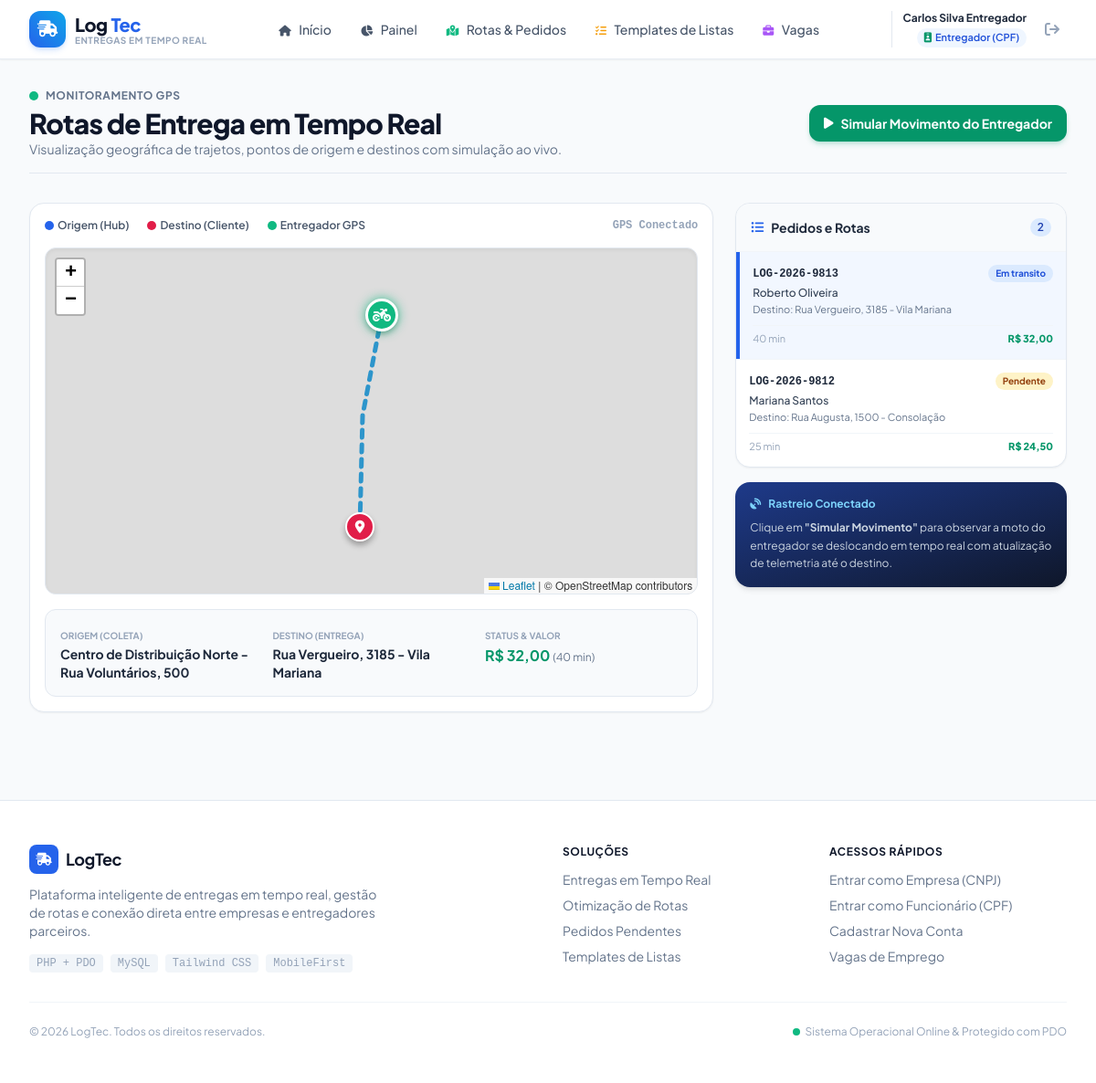
Screenshot of /rotas.php (signed in) with the database file from the repository.
### tables this page shows
CREATE TABLE IF NOT EXISTS `pedidos` (
    `id` INT AUTO_INCREMENT PRIMARY KEY,
    `empresa_id` INT NOT NULL,
    `usuario_id` INT DEFAULT NULL,
    `codigo_rastreio` VARCHAR(20) NOT NULL UNIQUE,
    `cliente_nome` VARCHAR(150) NOT NULL,
    `cliente_telefone` VARCHAR(20) NOT NULL,
    `origem_endereco` VARCHAR(255) NOT NULL,
    `origem_lat` DECIMAL(10, 8) DEFAULT -23.550520,
    `origem_lng` DECIMAL(11, 8) DEFAULT -46.633308,
    `destino_endereco` VARCHAR(255) NOT NULL,
    `destino_lat` DECIMAL(10, 8) DEFAULT -23.561414,
    `destino_lng` DECIMAL(11, 8) DEFAULT -46.655881,
    `descricao_itens` TEXT NOT NULL,
    `valor_frete` DECIMAL(10, 2) NOT NULL DEFAULT 18.50,
    `prazo_estimado` VARCHAR(50) DEFAULT '35 min',
    `status` ENUM('pendente', 'em_transito', 'entregue', 'cancelado') DEFAULT 'pendente',
    `criado_em` TIMESTAMP DEFAULT CURRENT_TIMESTAMP,
    `atualizado_em` TIMESTAMP DEFAULT CURRENT_TIMESTAMP ON UPDATE CURRENT_TIMESTAMP,
    CONSTRAINT `fk_pedidos_empresa` FOREIGN KEY (`empresa_id`) REFERENCES `empresas`(`id`) ON DELETE CASCADE,
    CONSTRAINT `fk_pedidos_usuario` FOREIGN KEY (`usuario_id`) REFERENCES `usuarios`(`id`) ON DELETE SET NULL
);

### bd.php (called while the page is built, shortened)
<?php
function getDB() {
    static $pdo = null;
    if ($pdo === null) {
        $dsn = "mysql:host=" . DB_HOST . ";port=" . DB_PORT . ";dbname=" . DB_NAME . ";charset=utf8mb4";
        $options = [
            PDO::ATTR_ERRMODE            => PDO::ERRMODE_EXCEPTION,
            PDO::ATTR_DEFAULT_FETCH_MODE => PDO::FETCH_ASSOC,
            PDO::ATTR_EMULATE_PREPARES   => false,
            PDO::MYSQL_ATTR_INIT_COMMAND => "SET NAMES utf8mb4"
        ];
        try {
            $pdo = new PDO($dsn, DB_USER, DB_PASS, $options);
        } catch (PDOException $e) {
            $sqlitePath = __DIR__ . '/logtec.sqlite';
            $isNewDb = !file_exists($sqlitePath);
            $pdo = new PDO("sqlite:" . $sqlitePath, null, null, [
                PDO::ATTR_ERRMODE            => PDO::ERRMODE_EXCEPTION,
                PDO::ATTR_DEFAULT_FETCH_MODE => PDO::FETCH_ASSOC,
            ]);
            if ($isNewDb) {
                inicializarBancoSQLite($pdo);
            }
        }
    }
    return $pdo;
}
function dbQuery($sql, $params = []) {
    $pdo = getDB();
    $stmt = $pdo->prepare($sql);
    $stmt->execute($params);
    return $stmt;
}
function dbFetchAll($sql, $params = []) {
    return dbQuery($sql, $params)->fetchAll();
}
function dbFetchOne($sql, $params = []) {
    return dbQuery($sql, $params)->fetch();
}

### rotas.php (the view, shortened to what this page needs)
<?php
require_once __DIR__ . '/includes/header.php';
require_once __DIR__ . '/bd.php';
$pedidoIdFoco = intval($_GET['pedido'] ?? 0);
if ($pedidoIdFoco > 0) {
    $pedidoAtivo = dbFetchOne("SELECT p.*, e.nome_fantasia as empresa_nome, u.nome as entregador_nome
                               FROM pedidos p
                               LEFT JOIN empresas e ON p.empresa_id = e.id
                               LEFT JOIN usuarios u ON p.usuario_id = u.id
                               WHERE p.id = ?", [$pedidoIdFoco]);
} else {
    $pedidoAtivo = dbFetchOne("SELECT p.*, e.nome_fantasia as empresa_nome, u.nome as entregador_nome
                               FROM pedidos p
                               LEFT JOIN empresas e ON p.empresa_id = e.id
                               LEFT JOIN usuarios u ON p.usuario_id = u.id
                               WHERE p.status IN ('em_transito', 'pendente')
                               ORDER BY p.id DESC LIMIT 1");
}
$todosPedidos = dbFetchAll("SELECT p.*, e.nome_fantasia as empresa_nome
                            FROM pedidos p
                            LEFT JOIN empresas e ON p.empresa_id = e.id
                            ORDER BY p.id DESC LIMIT 15");
?>
<div class="max-w-7xl mx-auto px-4 sm:px-6 lg:px-8 py-8 space-y-8">
    <div class="flex flex-col sm:flex-row sm:items-center justify-between gap-4 pb-4 border-b border-slate-200">
        <div>
            <div class="flex items-center gap-2">
                <span class="pulse-indicator"></span>
                <span class="text-xs uppercase tracking-wider font-bold text-slate-500">Monitoramento GPS</span>
            </div>
            <h1 class="text-2xl sm:text-3xl font-extrabold text-slate-900 tracking-tight mt-1">
                Rotas de Entrega em Tempo Real
            </h1>
            <p class="text-sm text-slate-500">Visualização geográfica de trajetos, pontos de origem e destinos com simulação ao vivo.</p>
        </div>
        <div class="flex items-center gap-3">
            <button id="btn-simular-movimento" type="button" class="px-4 py-2.5 rounded-xl bg-emerald-600 hover:bg-emerald-700 text-white font-bold text-xs sm:text-sm shadow-md shadow-emerald-600/20 transition flex items-center gap-2">
                <i class="fa-solid fa-play"></i>
                <span>Simular Movimento do Entregador</span>
            </button>
        </div>
    </div>
    <div class="grid grid-cols-1 lg:grid-cols-12 gap-6 items-start">
        <div class="lg:col-span-8 bg-white rounded-2xl border border-slate-200 shadow-sm p-4 space-y-4">
            <div class="flex items-center justify-between">
                <div class="flex items-center gap-2 text-xs font-semibold text-slate-600">
                    <span class="inline-flex items-center gap-1"><span class="w-2.5 h-2.5 rounded-full bg-blue-600"></span> Origem (Hub)</span>
                    <span class="inline-flex items-center gap-1 ml-3"><span class="w-2.5 h-2.5 rounded-full bg-rose-600"></span> Destino (Cliente)</span>
                    <span class="inline-flex items-center gap-1 ml-3"><span class="w-2.5 h-2.5 rounded-full bg-emerald-500"></span> Entregador GPS</span>
                </div>
                <div id="status-simulacao" class="text-xs font-mono font-bold text-slate-400">
                    GPS Conectado
                </div>
            </div>
            <div id="mapa-rotas" class="rounded-xl overflow-hidden border border-slate-200 shadow-inner"></div>
            <?php if ($pedidoAtivo): ?>
                <div class="p-4 bg-slate-50 rounded-xl border border-slate-200 text-xs sm:text-sm grid grid-cols-1 sm:grid-cols-3 gap-4">
                    <div>
                        <span class="text-slate-400 uppercase font-bold text-[10px]">Origem (Coleta)</span>
                        <p class="font-bold text-slate-800"><?= htmlspecialchars($pedidoAtivo['origem_endereco']) ?></p>
                    </div>
                    <div>
                        <span class="text-slate-400 uppercase font-bold text-[10px]">Destino (Entrega)</span>
                        <p class="font-bold text-slate-800"><?= htmlspecialchars($pedidoAtivo['destino_endereco']) ?></p>
                    </div>
                    <div>
                        <span class="text-slate-400 uppercase font-bold text-[10px]">Status & Valor</span>
                        <p class="font-bold text-emerald-600 text-base">
                            R$ <?= number_format($pedidoAtivo['valor_frete'], 2, ',', '.') ?>
                            <span class="text-xs font-normal text-slate-500">(<?= htmlspecialchars($pedidoAtivo['prazo_estimado']) ?>)</span>
                        </p>
                    </div>
                </div>
            <?php endif; ?>
        </div>
        <div class="lg:col-span-4 space-y-4">
            <div class="bg-white rounded-2xl border border-slate-200 shadow-sm overflow-hidden">
                <div class="p-4 border-b border-slate-100 bg-slate-50 flex items-center justify-between">
                    <h3 class="font-bold text-slate-800 text-sm flex items-center gap-2">
                        <i class="fa-solid fa-list-ul text-blue-600"></i> Pedidos e Rotas
                    </h3>
                    <span class="text-xs font-semibold px-2 py-0.5 rounded-full bg-blue-100 text-blue-800">
                        <?= count($todosPedidos) ?>
                    </span>
                </div>
                <div class="divide-y divide-slate-100 max-h-[500px] overflow-y-auto">
                    <?php if (empty($todosPedidos)): ?>
                        <div class="p-6 text-center text-slate-400 text-xs">
                            Nenhum pedido encontrado.
                        </div>
                    <?php else: ?>
                        <?php foreach ($todosPedidos as $p): ?>
                            <?php $isFoco = ($pedidoAtivo && $pedidoAtivo['id'] === $p['id']); ?>
                            <a href="rotas.php?pedido=<?= $p['id'] ?>" class="block p-3.5 transition <?= $isFoco ? 'bg-blue-50/80 border-l-4 border-blue-600' : 'hover:bg-slate-50' ?>">
                                <div class="flex items-center justify-between mb-1">
                                    <span class="text-xs font-mono font-bold text-slate-800"><?= htmlspecialchars($p['codigo_rastreio']) ?></span>
                                    <span class="text-[10px] font-bold px-2 py-0.5 rounded-full <?= $p['status'] === 'em_transito' ? 'bg-blue-100 text-blue-700' : ($p['status'] === 'entregue' ? 'bg-emerald-100 text-emerald-700' : 'bg-amber-100 text-amber-800') ?>">
                                        <?= ucfirst(str_replace('_', ' ', $p['status'])) ?>
                                    </span>
                                </div>
                                <p class="text-xs font-medium text-slate-700 truncate"><?= htmlspecialchars($p['cliente_nome']) ?></p>
                                <p class="text-[11px] text-slate-500 truncate mt-0.5">Destino: <?= htmlspecialchars($p['destino_endereco']) ?></p>
                                <div class="flex items-center justify-between mt-2 pt-1.5 border-t border-slate-100 text-[11px]">
                                    <span class="text-slate-400"><?= htmlspecialchars($p['prazo_estimado']) ?></span>
                                    <span class="font-extrabold text-emerald-600">R$ <?= number_format($p['valor_frete'], 2, ',', '.') ?></span>
                                </div>
                            </a>
                        <?php endforeach; ?>
                    <?php endif; ?>
                </div>
            </div>
            <div class="p-4 bg-gradient-to-br from-blue-900 to-slate-900 text-white rounded-2xl shadow-md text-xs space-y-2">
                <div class="flex items-center gap-2 font-bold text-sky-300">
                    <i class="fa-solid fa-satellite-dish"></i>
                    <span>Rastreio Conectado</span>
                </div>
                <p class="text-slate-300 leading-relaxed">
                    Clique em <strong>"Simular Movimento"</strong> para observar a moto do entregador se deslocando em tempo real com atualização de telemetria até o destino.
                </p>
            </div>
        </div>
    </div>
</div>
<?php require_once __DIR__ . '/includes/footer.php'; ?>

### assets/css/custom.css (style rules this page uses)
:root { --primary: #0284c7; --primary-dark: #0369a1; --accent: #10b981; }
body { font-family: 'Plus Jakarta Sans', system-ui, -apple-system, BlinkMacSystemFont, 'Segoe UI', Roboto, Oxygen, Ubuntu, Cantarell, sans-serif; -webkit-font-smoothing: antialiased; }
.pulse-indicator { display: inline-block; width: 10px; height: 10px; border-radius: 50%; background-color: #10b981; box-shadow: 0 0 0 0 rgba(16, 185, 129, 0.7); animation: pulseGlow 1.8s infinite; }
#mapa-rotas { min-height: 380px; width: 100%; border-radius: 0.75rem; z-index: 10; }

### rows the page displays
pedidos: origem_endereco "Centro de Distribuição Norte - Rua Voluntários, 500", destino_endereco "Rua Vergueiro, 3185 - Vila Mariana", valor_frete "32,00", prazo_estimado "40 min", codigo_rastreio "LOG-2026-9813", status "Em transito", cliente_nome "Roberto Oliveira"
pedidos: codigo_rastreio "LOG-2026-9812", status "Pendente", cliente_nome "Mariana Santos", destino_endereco "Rua Augusta, 1500 - Consolação", prazo_estimado "25 min", valor_frete "24,50"

### other values shown
$dadosUsuario['nome'] "Carlos Silva Entregador"
count($todosPedidos) "2"
